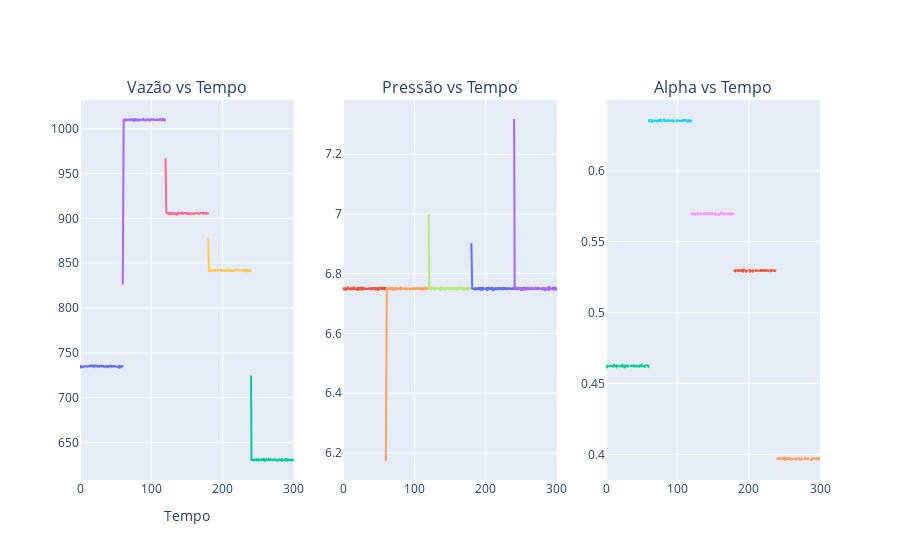

Notebook source saved alongside this figure:
### Markdown cell above
##### Gráfico do Modelo

### Code cell
fig = make_subplots(rows=1, cols=3, subplot_titles=("Vazão vs Tempo", "Pressão vs Tempo", "Alpha vs Tempo"))

for i in range(0, nAlphas):
    # Vazão
    fig.add_trace(go.Scatter(x=interval[i], y=np.squeeze(massFlowrate[i]), mode='lines',
                             name='Vazão', legendgroup='massflow', showlegend=i == 0), row = 1, col = 1)
    # Pressão
    fig.add_trace(go.Scatter(x=interval[i], y=np.squeeze(PlenumPressure[i]), mode='lines',
                             name='Pressão', legendgroup='pressure', showlegend=i == 0), row = 1, col = 2)
    # Alphas
    fig.add_trace(go.Scatter(x=interval[i], y=np.squeeze(alpha_values[i]), mode='lines', 
                             name='Alphas', line=dict(dash='dash'), legendgroup='alpha', showlegend=i == 0), row = 1, col = 3)

# Atualiza layout
fig.update_layout(
    xaxis_title='Tempo',
    grid=dict(rows=1, columns=3),
    template='plotly',
    showlegend=False
)

# Mostra a figura
fig.show()

### Figure 1 — Plotly figure (JSON) as saved in the notebook; plotly's stock layout.template omitted (floating-point values rounded to 4 significant figures; data arrays with more than 128 entries replaced by an {"elided": "..."} marker saying what was removed)
{"data": [{"legendgroup": "massflow", "mode": "lines", "name": "Vazão", "showlegend": true, "type": "scatter", "x": {"elided": "600 float values"}, "xaxis": "x", "y": {"elided": "600 float values"}, "yaxis": "y"}, {"legendgroup": "pressure", "mode": "lines", "name": "Pressão", "showlegend": true, "type": "scatter", "x": {"elided": "600 float values"}, "xaxis": "x2", "y": {"elided": "600 float values"}, "yaxis": "y2"}, {"legendgroup": "alpha", "line": {"dash": "dash"}, "mode": "lines", "name": "Alphas", "showlegend": true, "type": "scatter", "x": {"elided": "600 float values"}, "xaxis": "x3", "y": {"elided": "600 float values"}, "yaxis": "y3"}, {"legendgroup": "massflow", "mode": "lines", "name": "Vazão", "showlegend": false, "type": "scatter", "x": {"elided": "600 float values"}, "xaxis": "x", "y": {"elided": "600 float values"}, "yaxis": "y"}, {"legendgroup": "pressure", "mode": "lines", "name": "Pressão", "showlegend": false, "type": "scatter", "x": {"elided": "600 float values"}, "xaxis": "x2", "y": {"elided": "600 float values"}, "yaxis": "y2"}, {"legendgroup": "alpha", "line": {"dash": "dash"}, "mode": "lines", "name": "Alphas", "showlegend": false, "type": "scatter", "x": {"elided": "600 float values"}, "xaxis": "x3", "y": {"elided": "600 float values"}, "yaxis": "y3"}, {"legendgroup": "massflow", "mode": "lines", "name": "Vazão", "showlegend": false, "type": "scatter", "x": {"elided": "600 float values"}, "xaxis": "x", "y": {"elided": "600 float values"}, "yaxis": "y"}, {"legendgroup": "pressure", "mode": "lines", "name": "Pressão", "showlegend": false, "type": "scatter", "x": {"elided": "600 float values"}, "xaxis": "x2", "y": {"elided": "600 float values"}, "yaxis": "y2"}, {"legendgroup": "alpha", "line": {"dash": "dash"}, "mode": "lines", "name": "Alphas", "showlegend": false, "type": "scatter", "x": {"elided": "600 float values"}, "xaxis": "x3", "y": {"elided": "600 float values"}, "yaxis": "y3"}, {"legendgroup": "massflow", "mode": "lines", "name": "Vazão", "showlegend": false, "type": "scatter", "x": {"elided": "600 float values"}, "xaxis": "x", "y": {"elided": "600 float values"}, "yaxis": "y"}, {"legendgroup": "pressure", "mode": "lines", "name": "Pressão", "showlegend": false, "type": "scatter", "x": {"elided": "600 float values"}, "xaxis": "x2", "y": {"elided": "600 float values"}, "yaxis": "y2"}, {"legendgroup": "alpha", "line": {"dash": "dash"}, "mode": "lines", "name": "Alphas", "showlegend": false, "type": "scatter", "x": {"elided": "600 float values"}, "xaxis": "x3", "y": {"elided": "600 float values"}, "yaxis": "y3"}, {"legendgroup": "massflow", "mode": "lines", "name": "Vazão", "showlegend": false, "type": "scatter", "x": {"elided": "600 float values"}, "xaxis": "x", "y": {"elided": "600 float values"}, "yaxis": "y"}, {"legendgroup": "pressure", "mode": "lines", "name": "Pressão", "showlegend": false, "type": "scatter", "x": {"elided": "600 float values"}, "xaxis": "x2", "y": {"elided": "600 float values"}, "yaxis": "y2"}, {"legendgroup": "alpha", "line": {"dash": "dash"}, "mode": "lines", "name": "Alphas", "showlegend": false, "type": "scatter", "x": {"elided": "600 float values"}, "xaxis": "x3", "y": {"elided": "600 float values"}, "yaxis": "y3"}], "layout": {"annotations": [{"font": {"size": 16}, "showarrow": false, "text": "Vazão vs Tempo", "x": 0.1444, "xanchor": "center", "xref": "paper", "y": 1, "yanchor": "bottom", "yref": "paper"}, {"font": {"size": 16}, "showarrow": false, "text": "Pressão vs Tempo", "x": 0.5, "xanchor": "center", "xref": "paper", "y": 1, "yanchor": "bottom", "yref": "paper"}, {"font": {"size": 16}, "showarrow": false, "text": "Alpha vs Tempo", "x": 0.8556, "xanchor": "center", "xref": "paper", "y": 1, "yanchor": "bottom", "yref": "paper"}], "grid": {"columns": 3, "rows": 1}, "showlegend": false, "xaxis": {"anchor": "y", "domain": [0, 0.2889], "title": {"text": "Tempo"}}, "xaxis2": {"anchor": "y2", "domain": [0.3556, 0.6444]}, "xaxis3": {"anchor": "y3", "domain": [0.7111, 1]}, "yaxis": {"anchor": "x", "domain": [0, 1]}, "yaxis2": {"anchor": "x2", "domain": [0, 1]}, "yaxis3": {"anchor": "x3", "domain": [0, 1]}}}
